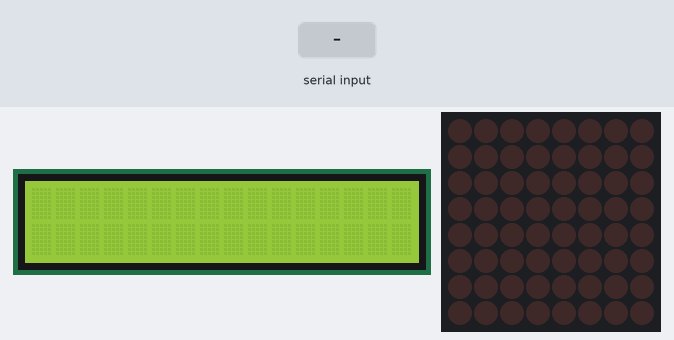
Bench run of a sketch on a simulated Arduino Uno, built with avr-gcc and run on an emulated ATmega328P. Parts: 16×2 character LCD, 8×8 LED matrix. The inputs (shaded band) are chosen by the test bench. What the sketch prints to the serial monitor is not drawn.

Above: at 1.2 s.
1.3 s: "@" received over Serial
At 4.05 s:
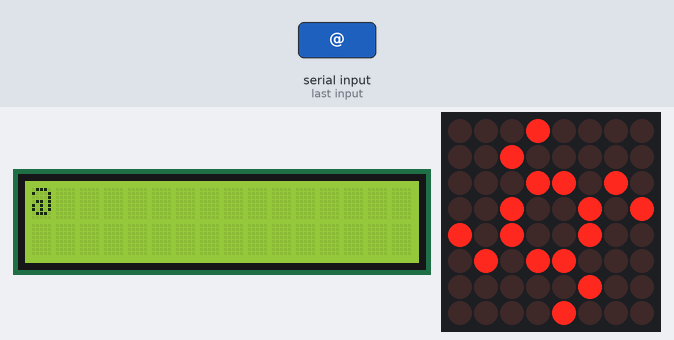
4.3 s: "^" received over Serial
At 6.3 s:
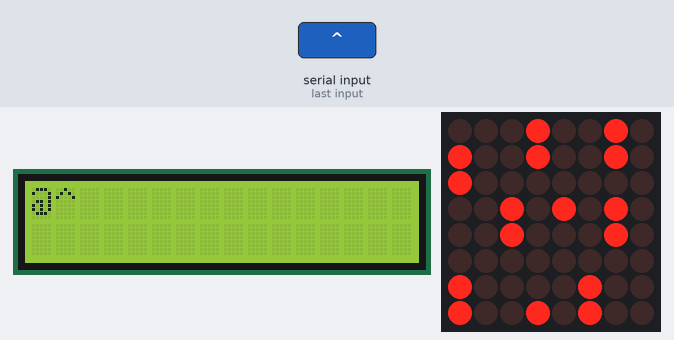
7.3 s: "_" received over Serial
At 9.3 s:
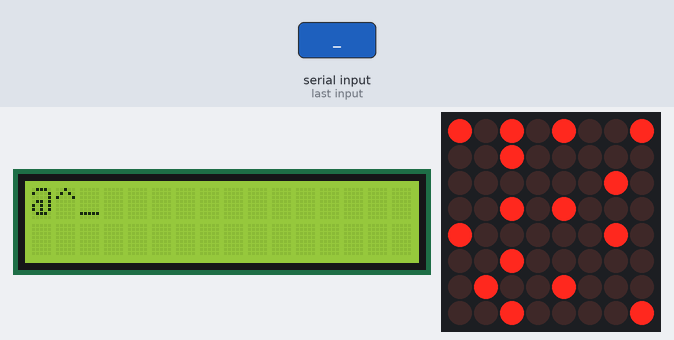
9.8 s: ">" received over Serial
At 12.1 s:
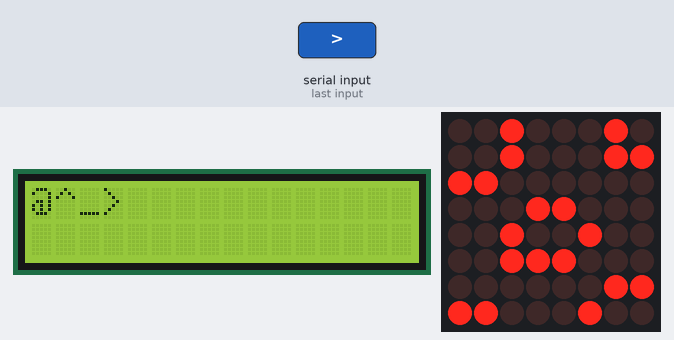
12.8 s: "&" received over Serial
At 13.9 s:
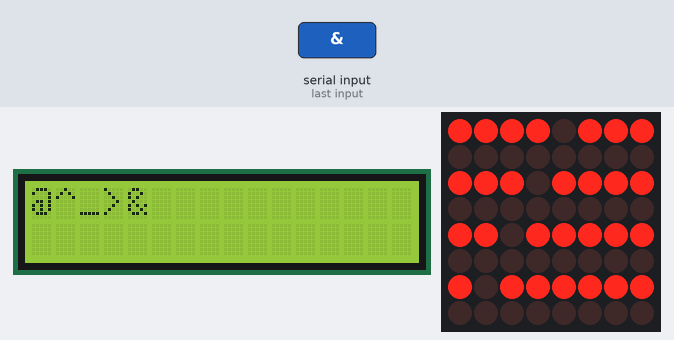
14.3 s: "$" received over Serial
At 15.0 s:
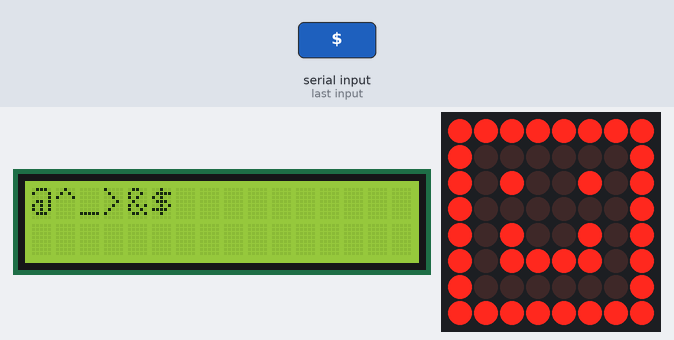
Timing chart, 0 to 16.8 s (numbered marks = the images above; inputs shaded):
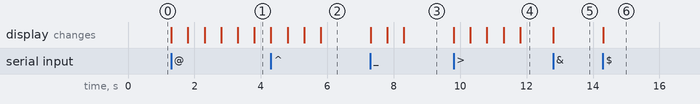

Measured:
- after the input at 1.3 s, the display: first changes at once (image 1 shows a later state)
- after the input at 4.3 s, the display: first changes at once (image 2 shows a later state)
- after the input at 7.3 s, the display: first changes at once (image 3 shows a later state)
- after the input at 9.8 s, the display: first changes at once (image 4 shows a later state)
- after the input at 12.8 s, the display: changes at once (image 5)
- after the input at 14.3 s, the display: changes at once (image 6)

The sketch:

sketch_sep24a.ino
```cpp
#include <LiquidCrystal.h>
#include "LedControl.h"
// initialize the library with the numbers of the interface pins
LiquidCrystal lcd(7, 8, 9, 10, 11, 12);
LedControl lc=LedControl(5,2,3,1);
unsigned long delaytime=500;
int i = 0;
void setup() {
  lc.shutdown(0,false);
  lc.setIntensity(0,8);
  lc.clearDisplay(0);

  lcd.begin(16, 2);
  lcd.setCursor(0,0);

Serial.begin(9600); // set the baud rate
Serial.println("Ready"); // print "Ready" once

}
void loop() {
char inByte;
if(Serial.available()){ // only send data back if data has been sent
inByte = Serial.read(); // read the incoming data
if(inByte == '?'){
  lcd.clear();
  i = 0;
  }else{
    if(inByte == '&'){
      byte l[8]={B11110111,B00000000,B11101111,B00000000,B11011111,B00000000,B10111111,B00000000};

  lc.setRow(0,0,l[0]);
  lc.setRow(0,1,l[1]);
  lc.setRow(0,2,l[2]);
  lc.setRow(0,3,l[3]);
  lc.setRow(0,4,l[4]);
  lc.setRow(0,5,l[5]);
  lc.setRow(0,6,l[6]);
  lc.setRow(0,7,l[7]);
      }
     if(inByte == '$'){
  byte k[8]={B11111111,B10000001,B10100101,B10000001,B10100101,B10111101,10000001,B11111111};

  lc.setRow(0,0,k[0]);
  lc.setRow(0,1,k[1]);
  lc.setRow(0,2,k[2]);
  lc.setRow(0,3,k[3]);
  lc.setRow(0,4,k[4]);
  lc.setRow(0,5,k[5]);
  lc.setRow(0,6,k[6]);
  lc.setRow(0,7,k[7]);
      }if(inByte == '_'){
  byte i[]={B00010000,B01001010,B00000000,B10101010,B00000000,B10101001,B00000100,B10101001};
  byte j[]={B10101001,B00100000,B00000010,B00101000,B10000010,B00100000,B01001000,B00100001};

  lc.setRow(0,0,i[0]);
  lc.setRow(0,1,i[1]);
  lc.setRow(0,2,i[2]);
  lc.setRow(0,3,i[3]);
  lc.setRow(0,4,i[4]);
  lc.setRow(0,5,i[5]);
  lc.setRow(0,6,i[6]);
  lc.setRow(0,7,i[7]);
  delay(delaytime);

  lc.setRow(0,0,j[0]);
  lc.setRow(0,1,j[1]);
  lc.setRow(0,2,j[2]);
  lc.setRow(0,3,j[3]);
  lc.setRow(0,4,j[4]);
  lc.setRow(0,5,j[5]);
  lc.setRow(0,6,j[6]);
  lc.setRow(0,7,j[7]);
  delay(delaytime);
        }
        if(inByte == '@'){
           byte a[8]={B00000000,B00000000,B00011000,B00100100,B00100100,B00011000,B00000000,B00000000};
  byte b[8]={B00010000,B00100000,B00011000,B00100100,B00100100,B00011000,B00000000,B00000000};
  byte c[8]={B00010000,B00100000,B00011010,B00100101,B00100100,B00011000,B00000000,B00000000};
  byte d[8]={B00010000,B00100000,B00011010,B00100101,B00100100,B00011000,B00000100,B00001000};
  byte e[8]={B00010000,B00100000,B00011010,B00100101,B10100100,B01011000,B00000100,B00001000};

  lc.setRow(0,0,a[0]);
  lc.setRow(0,1,a[1]);
  lc.setRow(0,2,a[2]);
  lc.setRow(0,3,a[3]);
  lc.setRow(0,4,a[4]);
  lc.setRow(0,5,a[5]);
  lc.setRow(0,6,a[6]);
  lc.setRow(0,7,a[7]);
  delay(delaytime);


  lc.setRow(0,0,b[0]);
  lc.setRow(0,1,b[1]);
  lc.setRow(0,2,b[2]);
  lc.setRow(0,3,b[3]);
  lc.setRow(0,4,b[4]);
  lc.setRow(0,5,b[5]);
  lc.setRow(0,6,b[6]);
  lc.setRow(0,7,b[7]);
  delay(delaytime);


  lc.setRow(0,0,c[0]);
  lc.setRow(0,1,c[1]);
  lc.setRow(0,2,c[2]);
  lc.setRow(0,3,c[3]);
  lc.setRow(0,4,c[4]);
  lc.setRow(0,5,c[5]);
  lc.setRow(0,6,c[6]);
  lc.setRow(0,7,c[7]);
  delay(delaytime);


  lc.setRow(0,0,d[0]);
  lc.setRow(0,1,d[1]);
  lc.setRow(0,2,d[2]);
  lc.setRow(0,3,d[3]);
  lc.setRow(0,4,d[4]);
  lc.setRow(0,5,d[5]);
  lc.setRow(0,6,d[6]);
  lc.setRow(0,7,d[7]);
  delay(delaytime);


  lc.setRow(0,0,e[0]);
  lc.setRow(0,1,e[1]);
  lc.setRow(0,2,e[2]);
  lc.setRow(0,3,e[3]);
  lc.setRow(0,4,e[4]);
  lc.setRow(0,5,e[5]);
  lc.setRow(0,6,e[6]);
  lc.setRow(0,7,e[7]);
  delay(delaytime);

          }if(inByte == '^'){
             byte f[8]={B01000000,B01000000,B00000000,B00010000,B00010000,B00000000,B00000010,B00000010};
  byte g[8]={B01000100,B01000000,B00010010,B00010010,B00000000,B00100000,B00100010,B10000010};
  byte h[8]={B00010010,B10010010,B10000000,B00101010,B00100010,B00000000,B10000100,B10010100};

  lc.setRow(0,0,f[0]);
  lc.setRow(0,1,f[1]);
  lc.setRow(0,2,f[2]);
  lc.setRow(0,3,f[3]);
  lc.setRow(0,4,f[4]);
  lc.setRow(0,5,f[5]);
  lc.setRow(0,6,f[6]);
  lc.setRow(0,7,f[7]);
  delay(delaytime);

  lc.setRow(0,0,g[0]);
  lc.setRow(0,1,g[1]);
  lc.setRow(0,2,g[2]);
  lc.setRow(0,3,g[3]);
  lc.setRow(0,4,g[4]);
  lc.setRow(0,5,g[5]);
  lc.setRow(0,6,g[6]);
  lc.setRow(0,7,g[7]);
  delay(delaytime);

  lc.setRow(0,0,h[0]);
  lc.setRow(0,1,h[1]);
  lc.setRow(0,2,h[2]);
  lc.setRow(0,3,h[3]);
  lc.setRow(0,4,h[4]);
  lc.setRow(0,5,h[5]);
  lc.setRow(0,6,h[6]);
  lc.setRow(0,7,h[7]);
  delay(delaytime);
            }if(inByte == '>'){
  byte m[8]={B10000110,B01001001,B10000111,B00000000,B00000000,B01100011,B10010010,B11100001};
  byte n[8]={B00100010,B00100011,B11000000,B00011000,B00100100,B00111000,B00000011,B11000100};

  lc.setRow(0,0,m[0]);
  lc.setRow(0,1,m[1]);
  lc.setRow(0,2,m[2]);
  lc.setRow(0,3,m[3]);
  lc.setRow(0,4,m[4]);
  lc.setRow(0,5,m[5]);
  lc.setRow(0,6,m[6]);
  lc.setRow(0,7,m[7]);
  delay(delaytime);

  lc.setRow(0,0,n[0]);
  lc.setRow(0,1,n[1]);
  lc.setRow(0,2,n[2]);
  lc.setRow(0,3,n[3]);
  lc.setRow(0,4,n[4]);
  lc.setRow(0,5,n[5]);
  lc.setRow(0,6,n[6]);
  lc.setRow(0,7,n[7]);
  delay(delaytime);

  lc.setRow(0,0,m[0]);
  lc.setRow(0,1,m[1]);
  lc.setRow(0,2,m[2]);
  lc.setRow(0,3,m[3]);
  lc.setRow(0,4,m[4]);
  lc.setRow(0,5,m[5]);
  lc.setRow(0,6,m[6]);
  lc.setRow(0,7,m[7]);
  delay(delaytime);

  lc.setRow(0,0,n[0]);
  lc.setRow(0,1,n[1]);
  lc.setRow(0,2,n[2]);
  lc.setRow(0,3,n[3]);
  lc.setRow(0,4,n[4]);
  lc.setRow(0,5,n[5]);
  lc.setRow(0,6,n[6]);
  lc.setRow(0,7,n[7]);
  delay(delaytime);
              }
Serial.println(inByte); // send the data back in a new line so that it is not all one long line
lcd.print(inByte);
i++;
if(i > 15){
  lcd.setCursor(0,1);
  i = 0;
  }
delay(100); // delay for 1/10 of a second
  }
 }
}
```
